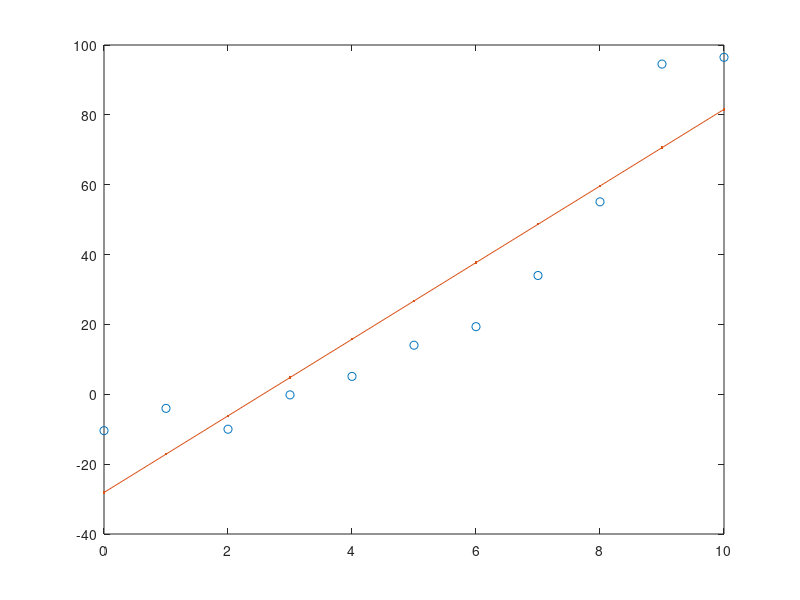

Here is the MATLAB script that generated this plot:
clear all; clc; close all;

x=0:10;
y=[-10.41,-4.03,-10.00,-0.17,5.12,14.05,19.36,34.01,55.10,94.54,96.47];

n=length(x);
a1=(n*sum(x.*y)-sum(x)*sum(y))/(n*sum(x.^2)-sum(x)^2);
yb=mean(y);
a0=yb-a1*mean(x);
St=sum((y-yb).^2);
Sr=sum((y-(a0+a1*x)).^2);
r2=(St-Sr)/St;
figure,plot(x,y,'o',x,a1*x+a0,'.-')

